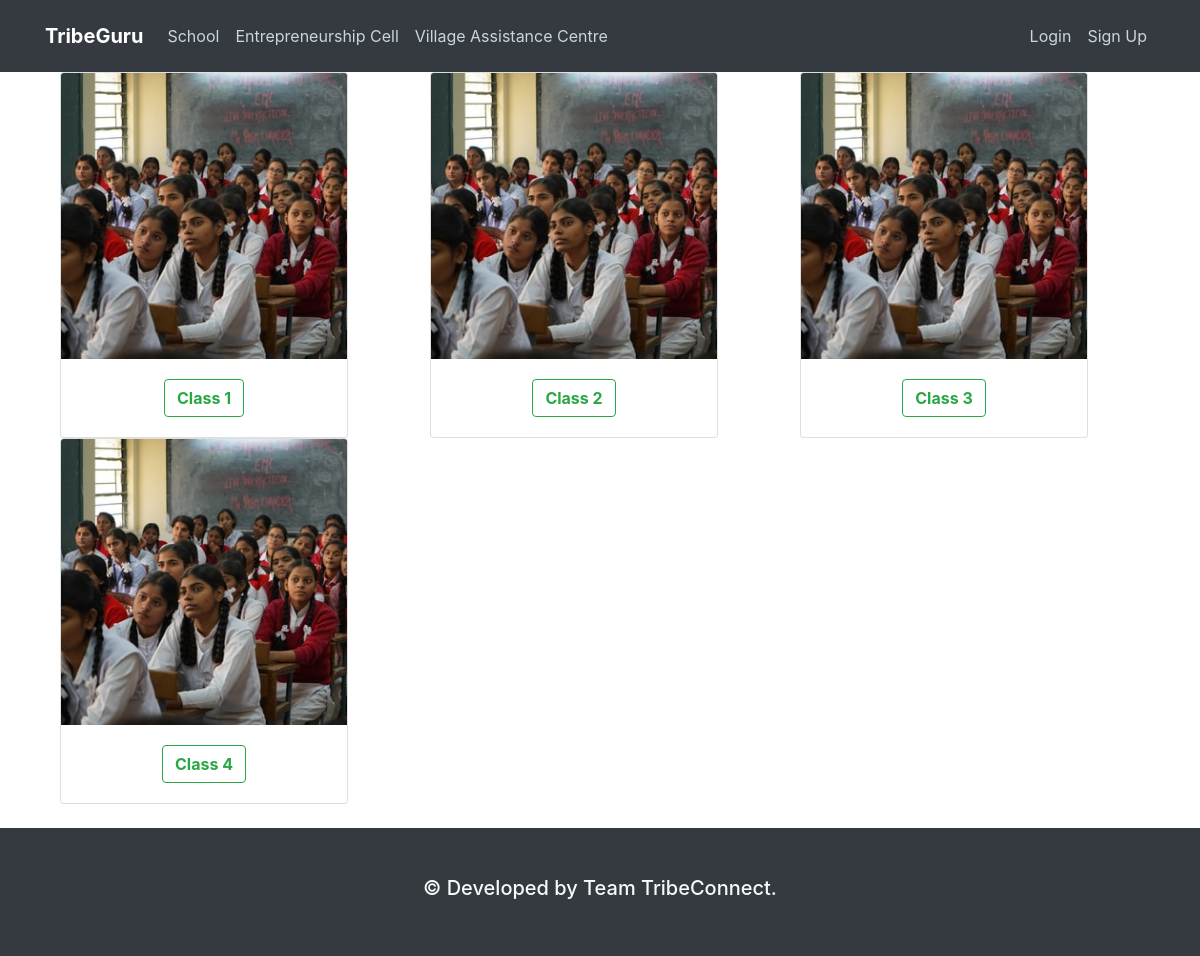
Screenshot of /school/ with the database file from the repository.
### school/models.py (models this page shows)
class Class(models.Model):
    title = models.CharField(max_length=15)
    objects = models.Manager()
    def __str__(self):
        return self.title

### school/views.py (the view)
# urls.py: path('', ClassListView.as_view(), name='school-home'),
class ClassListView(ListView):
    model = Class
    classes = Class.objects.all()
    template_name = 'school/school-home.html' # default: <app>/<model>_<view_type>.html
    def get_context_data(self, *args, **kwargs):
        class_list = Class.objects.all()
        context = super(ClassListView, self).get_context_data(*args, **kwargs)
        context["class_list"] = class_list
        return context

### templates/school/school-home.html (shortened to what this page needs)
{% extends 'base.html' %}
{% block content %}
    <div class="container">
        <div class="row">
            {% for item in class_list %}
            <div class="col-sm">
                <div class="card" style="width: 18rem;">
                    <img src="/static/school-home.jpg" class="card-img-top" alt="...">
                    <div class="card-body">
                        <p class="card-text text-center"><a class="btn btn-outline-success"
                                href="{% url 'school-classes' item.id %}" role="button"><strong>{{ item }}</strong></a></p>
                    </div>
                </div>
            </div>
            {% endfor %}
        </div>
    </div>
{% endblock content %}

### templates/base.html (shortened to what this page needs)
{% load static %}
<!DOCTYPE html>
<html lang="en">
<head>
    <link rel="stylesheet" href="https://cdn.jsdelivr.net/npm/bootstrap@4.5.3/dist/css/bootstrap.min.css">
    <link rel="stylesheet" type="text/css" href="{% static 'main.css' %}">
</head>
<body>
    <header class='site-header'>
        <nav class="navbar navbar-expand-lg navbar-dark bg-dark sticky-top py-3">
            <div class='container'>
                <a class="navbar-brand" href="{% url 'tribeguru-home' %}"><strong>TribeGuru</strong></a>
                <div class="collapse navbar-collapse" id="navbarSupportedContent">
                    <ul class="navbar-nav mr-auto">
                        <li class="nav-item">
                           <a class="nav-link" href="{% url 'school-home' %}">School<span class="sr-only">(current)</span></a>
                        </li>
                        <li class="nav-item">
                            <a class="nav-link" href="{% url 'ent-home' %}">Entrepreneurship Cell</a>
                        </li>
                        <li class="nav-item">
                            <a class="nav-link" href="{% url 'assist-home' %}">Village Assistance Centre</a>
                        </li>
                    </ul>
                    <div class='navbar-nav'>
                        {% if user.is_authenticated %}
                            <a class='nav-item nav-link' href='{% url 'profile' %}'>{{ user.username.title }}'s Profile</a>
                            <a class='nav-item nav-link' href='{% url 'logout' %}'>Logout</a>
                        {% else %}
                            <a class='nav-item nav-link' href='{% url 'login' %}'>Login</a>
                            <a class='nav-item nav-link' href='{% url 'register' %}'>Sign Up</a>
                        {% endif %}
                    </div>
                </div>
            </div>
        </nav>
    </header>
    <div class='container'>
        {% block content %}
        {% endblock content %}
    </div>
    <footer>
        <div class='container-fluid bg-dark text-light py-5 mt-4'>
            <div class='row text-center'>
                <div class='col-md-12'>
                <h5>&copy; Developed by Team TribeConnect.</h5>
                </div>
            </div>
        </div>
    </footer>
</body>
</html>

### static/main.css (style rules this page uses)
ul { margin: 0; }
.site-header .navbar-nav .nav-link { color: #cbd5db; }

### rows the page displays
Class: title "Class 1"
Class: title "Class 2"
Class: title "Class 3"
Class: title "Class 4"
